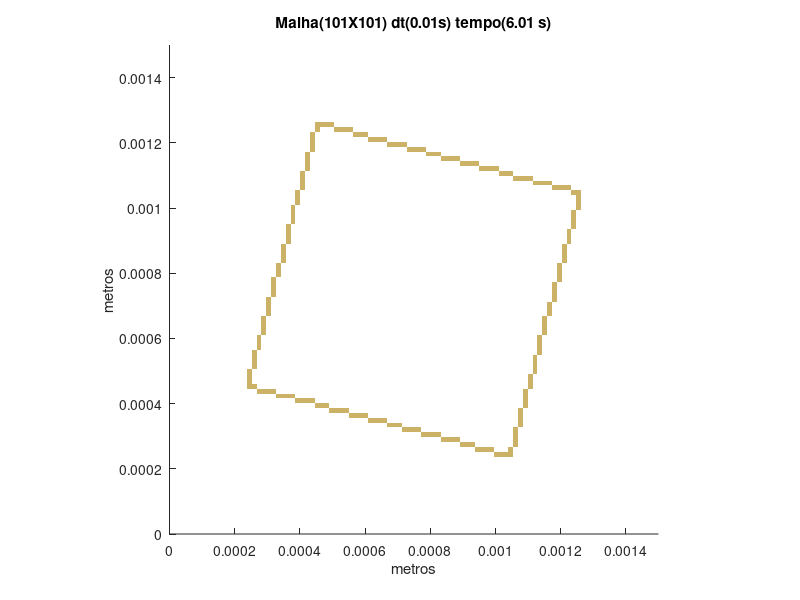

Reproduce this figure in MATLAB.
set (gca,'PlotBoxAspectRatio',[1 1 1],'Xlim',[0,0.0015],'Ylim',[0,0.0015])
hold on
title('Malha(101X101) dt(0.01s) tempo(6.01 s)')
hold on
ylabel('metros')
hold on
xlabel('metros')
hold on

fill([0.000995049504950495 0.000995049504950495 0.00100990099009901 0.00100990099009901],[0.000237623762376238 0.000252475247524752 0.000252475247524752 0.000237623762376238],[0.8,0.7,0.4],'LineStyle','none')

fill([0.00100990099009901 0.00100990099009901 0.00102475247524752 0.00102475247524752],[0.000237623762376238 0.000252475247524752 0.000252475247524752 0.000237623762376238],[0.8,0.7,0.4],'LineStyle','none')

fill([0.00102475247524752 0.00102475247524752 0.00103960396039604 0.00103960396039604],[0.000237623762376238 0.000252475247524752 0.000252475247524752 0.000237623762376238],[0.8,0.7,0.4],'LineStyle','none')

fill([0.00103960396039604 0.00103960396039604 0.00105445544554455 0.00105445544554455],[0.000237623762376238 0.000252475247524752 0.000252475247524752 0.000237623762376238],[0.8,0.7,0.4],'LineStyle','none')

fill([0.000935643564356436 0.000935643564356436 0.00095049504950495 0.00095049504950495],[0.000252475247524752 0.000267326732673267 0.000267326732673267 0.000252475247524752],[0.8,0.7,0.4],'LineStyle','none')

fill([0.00095049504950495 0.00095049504950495 0.000965346534653465 0.000965346534653465],[0.000252475247524752 0.000267326732673267 0.000267326732673267 0.000252475247524752],[0.8,0.7,0.4],'LineStyle','none')

fill([0.000965346534653465 0.000965346534653465 0.00098019801980198 0.00098019801980198],[0.000252475247524752 0.000267326732673267 0.000267326732673267 0.000252475247524752],[0.8,0.7,0.4],'LineStyle','none')

fill([0.00098019801980198 0.00098019801980198 0.000995049504950495 0.000995049504950495],[0.000252475247524752 0.000267326732673267 0.000267326732673267 0.000252475247524752],[0.8,0.7,0.4],'LineStyle','none')

fill([0.00103960396039604 0.00103960396039604 0.00105445544554455 0.00105445544554455],[0.000252475247524752 0.000267326732673267 0.000267326732673267 0.000252475247524752],[0.8,0.7,0.4],'LineStyle','none')

fill([0.000891089108910891 0.000891089108910891 0.000905940594059406 0.000905940594059406],[0.000267326732673267 0.000282178217821782 0.000282178217821782 0.000267326732673267],[0.8,0.7,0.4],'LineStyle','none')

fill([0.000905940594059406 0.000905940594059406 0.000920792079207921 0.000920792079207921],[0.000267326732673267 0.000282178217821782 0.000282178217821782 0.000267326732673267],[0.8,0.7,0.4],'LineStyle','none')

fill([0.000920792079207921 0.000920792079207921 0.000935643564356436 0.000935643564356436],[0.000267326732673267 0.000282178217821782 0.000282178217821782 0.000267326732673267],[0.8,0.7,0.4],'LineStyle','none')

fill([0.00105445544554455 0.00105445544554455 0.00106930693069307 0.00106930693069307],[0.000267326732673267 0.000282178217821782 0.000282178217821782 0.000267326732673267],[0.8,0.7,0.4],'LineStyle','none')

fill([0.000831683168316832 0.000831683168316832 0.000846534653465347 0.000846534653465347],[0.000282178217821782 0.000297029702970297 0.000297029702970297 0.000282178217821782],[0.8,0.7,0.4],'LineStyle','none')

fill([0.000846534653465347 0.000846534653465347 0.000861386138613861 0.000861386138613861],[0.000282178217821782 0.000297029702970297 0.000297029702970297 0.000282178217821782],[0.8,0.7,0.4],'LineStyle','none')

fill([0.000861386138613861 0.000861386138613861 0.000876237623762376 0.000876237623762376],[0.000282178217821782 0.000297029702970297 0.000297029702970297 0.000282178217821782],[0.8,0.7,0.4],'LineStyle','none')

fill([0.000876237623762376 0.000876237623762376 0.000891089108910891 0.000891089108910891],[0.000282178217821782 0.000297029702970297 0.000297029702970297 0.000282178217821782],[0.8,0.7,0.4],'LineStyle','none')

fill([0.00105445544554455 0.00105445544554455 0.00106930693069307 0.00106930693069307],[0.000282178217821782 0.000297029702970297 0.000297029702970297 0.000282178217821782],[0.8,0.7,0.4],'LineStyle','none')

fill([0.000772277227722772 0.000772277227722772 0.000787128712871287 0.000787128712871287],[0.000297029702970297 0.000311881188118812 0.000311881188118812 0.000297029702970297],[0.8,0.7,0.4],'LineStyle','none')

fill([0.000787128712871287 0.000787128712871287 0.000801980198019802 0.000801980198019802],[0.000297029702970297 0.000311881188118812 0.000311881188118812 0.000297029702970297],[0.8,0.7,0.4],'LineStyle','none')

fill([0.000801980198019802 0.000801980198019802 0.000816831683168317 0.000816831683168317],[0.000297029702970297 0.000311881188118812 0.000311881188118812 0.000297029702970297],[0.8,0.7,0.4],'LineStyle','none')

fill([0.000816831683168317 0.000816831683168317 0.000831683168316832 0.000831683168316832],[0.000297029702970297 0.000311881188118812 0.000311881188118812 0.000297029702970297],[0.8,0.7,0.4],'LineStyle','none')

fill([0.00105445544554455 0.00105445544554455 0.00106930693069307 0.00106930693069307],[0.000297029702970297 0.000311881188118812 0.000311881188118812 0.000297029702970297],[0.8,0.7,0.4],'LineStyle','none')

fill([0.000712871287128713 0.000712871287128713 0.000727722772277228 0.000727722772277228],[0.000311881188118812 0.000326732673267327 0.000326732673267327 0.000311881188118812],[0.8,0.7,0.4],'LineStyle','none')

fill([0.000727722772277228 0.000727722772277228 0.000742574257425743 0.000742574257425743],[0.000311881188118812 0.000326732673267327 0.000326732673267327 0.000311881188118812],[0.8,0.7,0.4],'LineStyle','none')

fill([0.000742574257425743 0.000742574257425743 0.000757425742574257 0.000757425742574257],[0.000311881188118812 0.000326732673267327 0.000326732673267327 0.000311881188118812],[0.8,0.7,0.4],'LineStyle','none')

fill([0.000757425742574257 0.000757425742574257 0.000772277227722772 0.000772277227722772],[0.000311881188118812 0.000326732673267327 0.000326732673267327 0.000311881188118812],[0.8,0.7,0.4],'LineStyle','none')

fill([0.00105445544554455 0.00105445544554455 0.00106930693069307 0.00106930693069307],[0.000311881188118812 0.000326732673267327 0.000326732673267327 0.000311881188118812],[0.8,0.7,0.4],'LineStyle','none')

fill([0.000668316831683168 0.000668316831683168 0.000683168316831683 0.000683168316831683],[0.000326732673267327 0.000341584158415842 0.000341584158415842 0.000326732673267327],[0.8,0.7,0.4],'LineStyle','none')

fill([0.000683168316831683 0.000683168316831683 0.000698019801980198 0.000698019801980198],[0.000326732673267327 0.000341584158415842 0.000341584158415842 0.000326732673267327],[0.8,0.7,0.4],'LineStyle','none')

fill([0.000698019801980198 0.000698019801980198 0.000712871287128713 0.000712871287128713],[0.000326732673267327 0.000341584158415842 0.000341584158415842 0.000326732673267327],[0.8,0.7,0.4],'LineStyle','none')

fill([0.00106930693069307 0.00106930693069307 0.00108415841584158 0.00108415841584158],[0.000326732673267327 0.000341584158415842 0.000341584158415842 0.000326732673267327],[0.8,0.7,0.4],'LineStyle','none')

fill([0.000608910891089109 0.000608910891089109 0.000623762376237624 0.000623762376237624],[0.000341584158415842 0.000356435643564356 0.000356435643564356 0.000341584158415842],[0.8,0.7,0.4],'LineStyle','none')

fill([0.000623762376237624 0.000623762376237624 0.000638613861386139 0.000638613861386139],[0.000341584158415842 0.000356435643564356 0.000356435643564356 0.000341584158415842],[0.8,0.7,0.4],'LineStyle','none')

fill([0.000638613861386139 0.000638613861386139 0.000653465346534653 0.000653465346534653],[0.000341584158415842 0.000356435643564356 0.000356435643564356 0.000341584158415842],[0.8,0.7,0.4],'LineStyle','none')

fill([0.000653465346534653 0.000653465346534653 0.000668316831683168 0.000668316831683168],[0.000341584158415842 0.000356435643564356 0.000356435643564356 0.000341584158415842],[0.8,0.7,0.4],'LineStyle','none')

fill([0.00106930693069307 0.00106930693069307 0.00108415841584158 0.00108415841584158],[0.000341584158415842 0.000356435643564356 0.000356435643564356 0.000341584158415842],[0.8,0.7,0.4],'LineStyle','none')

fill([0.000549504950495049 0.000549504950495049 0.000564356435643564 0.000564356435643564],[0.000356435643564356 0.000371287128712871 0.000371287128712871 0.000356435643564356],[0.8,0.7,0.4],'LineStyle','none')

fill([0.000564356435643564 0.000564356435643564 0.000579207920792079 0.000579207920792079],[0.000356435643564356 0.000371287128712871 0.000371287128712871 0.000356435643564356],[0.8,0.7,0.4],'LineStyle','none')

fill([0.000579207920792079 0.000579207920792079 0.000594059405940594 0.000594059405940594],[0.000356435643564356 0.000371287128712871 0.000371287128712871 0.000356435643564356],[0.8,0.7,0.4],'LineStyle','none')

fill([0.000594059405940594 0.000594059405940594 0.000608910891089109 0.000608910891089109],[0.000356435643564356 0.000371287128712871 0.000371287128712871 0.000356435643564356],[0.8,0.7,0.4],'LineStyle','none')

fill([0.00106930693069307 0.00106930693069307 0.00108415841584158 0.00108415841584158],[0.000356435643564356 0.000371287128712871 0.000371287128712871 0.000356435643564356],[0.8,0.7,0.4],'LineStyle','none')

fill([0.00049009900990099 0.00049009900990099 0.000504950495049505 0.000504950495049505],[0.000371287128712871 0.000386138613861386 0.000386138613861386 0.000371287128712871],[0.8,0.7,0.4],'LineStyle','none')

fill([0.000504950495049505 0.000504950495049505 0.00051980198019802 0.00051980198019802],[0.000371287128712871 0.000386138613861386 0.000386138613861386 0.000371287128712871],[0.8,0.7,0.4],'LineStyle','none')

fill([0.00051980198019802 0.00051980198019802 0.000534653465346535 0.000534653465346535],[0.000371287128712871 0.000386138613861386 0.000386138613861386 0.000371287128712871],[0.8,0.7,0.4],'LineStyle','none')

fill([0.000534653465346535 0.000534653465346535 0.000549504950495049 0.000549504950495049],[0.000371287128712871 0.000386138613861386 0.000386138613861386 0.000371287128712871],[0.8,0.7,0.4],'LineStyle','none')

fill([0.00106930693069307 0.00106930693069307 0.00108415841584158 0.00108415841584158],[0.000371287128712871 0.000386138613861386 0.000386138613861386 0.000371287128712871],[0.8,0.7,0.4],'LineStyle','none')

fill([0.000445544554455446 0.000445544554455446 0.00046039603960396 0.00046039603960396],[0.000386138613861386 0.000400990099009901 0.000400990099009901 0.000386138613861386],[0.8,0.7,0.4],'LineStyle','none')

fill([0.00046039603960396 0.00046039603960396 0.000475247524752475 0.000475247524752475],[0.000386138613861386 0.000400990099009901 0.000400990099009901 0.000386138613861386],[0.8,0.7,0.4],'LineStyle','none')

fill([0.000475247524752475 0.000475247524752475 0.00049009900990099 0.00049009900990099],[0.000386138613861386 0.000400990099009901 0.000400990099009901 0.000386138613861386],[0.8,0.7,0.4],'LineStyle','none')

fill([0.00108415841584158 0.00108415841584158 0.0010990099009901 0.0010990099009901],[0.000386138613861386 0.000400990099009901 0.000400990099009901 0.000386138613861386],[0.8,0.7,0.4],'LineStyle','none')

fill([0.000386138613861386 0.000386138613861386 0.000400990099009901 0.000400990099009901],[0.000400990099009901 0.000415841584158416 0.000415841584158416 0.000400990099009901],[0.8,0.7,0.4],'LineStyle','none')

fill([0.000400990099009901 0.000400990099009901 0.000415841584158416 0.000415841584158416],[0.000400990099009901 0.000415841584158416 0.000415841584158416 0.000400990099009901],[0.8,0.7,0.4],'LineStyle','none')

fill([0.000415841584158416 0.000415841584158416 0.000430693069306931 0.000430693069306931],[0.000400990099009901 0.000415841584158416 0.000415841584158416 0.000400990099009901],[0.8,0.7,0.4],'LineStyle','none')

fill([0.000430693069306931 0.000430693069306931 0.000445544554455446 0.000445544554455446],[0.000400990099009901 0.000415841584158416 0.000415841584158416 0.000400990099009901],[0.8,0.7,0.4],'LineStyle','none')

fill([0.00108415841584158 0.00108415841584158 0.0010990099009901 0.0010990099009901],[0.000400990099009901 0.000415841584158416 0.000415841584158416 0.000400990099009901],[0.8,0.7,0.4],'LineStyle','none')

fill([0.000326732673267327 0.000326732673267327 0.000341584158415842 0.000341584158415842],[0.000415841584158416 0.000430693069306931 0.000430693069306931 0.000415841584158416],[0.8,0.7,0.4],'LineStyle','none')

fill([0.000341584158415842 0.000341584158415842 0.000356435643564356 0.000356435643564356],[0.000415841584158416 0.000430693069306931 0.000430693069306931 0.000415841584158416],[0.8,0.7,0.4],'LineStyle','none')

fill([0.000356435643564356 0.000356435643564356 0.000371287128712871 0.000371287128712871],[0.000415841584158416 0.000430693069306931 0.000430693069306931 0.000415841584158416],[0.8,0.7,0.4],'LineStyle','none')

fill([0.000371287128712871 0.000371287128712871 0.000386138613861386 0.000386138613861386],[0.000415841584158416 0.000430693069306931 0.000430693069306931 0.000415841584158416],[0.8,0.7,0.4],'LineStyle','none')

fill([0.00108415841584158 0.00108415841584158 0.0010990099009901 0.0010990099009901],[0.000415841584158416 0.000430693069306931 0.000430693069306931 0.000415841584158416],[0.8,0.7,0.4],'LineStyle','none')

fill([0.000267326732673267 0.000267326732673267 0.000282178217821782 0.000282178217821782],[0.000430693069306931 0.000445544554455446 0.000445544554455446 0.000430693069306931],[0.8,0.7,0.4],'LineStyle','none')

fill([0.000282178217821782 0.000282178217821782 0.000297029702970297 0.000297029702970297],[0.000430693069306931 0.000445544554455446 0.000445544554455446 0.000430693069306931],[0.8,0.7,0.4],'LineStyle','none')

fill([0.000297029702970297 0.000297029702970297 0.000311881188118812 0.000311881188118812],[0.000430693069306931 0.000445544554455446 0.000445544554455446 0.000430693069306931],[0.8,0.7,0.4],'LineStyle','none')

fill([0.000311881188118812 0.000311881188118812 0.000326732673267327 0.000326732673267327],[0.000430693069306931 0.000445544554455446 0.000445544554455446 0.000430693069306931],[0.8,0.7,0.4],'LineStyle','none')

fill([0.00108415841584158 0.00108415841584158 0.0010990099009901 0.0010990099009901],[0.000430693069306931 0.000445544554455446 0.000445544554455446 0.000430693069306931],[0.8,0.7,0.4],'LineStyle','none')

fill([0.000237623762376238 0.000237623762376238 0.000252475247524752 0.000252475247524752],[0.000445544554455446 0.00046039603960396 0.00046039603960396 0.000445544554455446],[0.8,0.7,0.4],'LineStyle','none')

fill([0.000252475247524752 0.000252475247524752 0.000267326732673267 0.000267326732673267],[0.000445544554455446 0.00046039603960396 0.00046039603960396 0.000445544554455446],[0.8,0.7,0.4],'LineStyle','none')

fill([0.0010990099009901 0.0010990099009901 0.00111386138613861 0.00111386138613861],[0.000445544554455446 0.00046039603960396 0.00046039603960396 0.000445544554455446],[0.8,0.7,0.4],'LineStyle','none')

fill([0.000237623762376238 0.000237623762376238 0.000252475247524752 0.000252475247524752],[0.00046039603960396 0.000475247524752475 0.000475247524752475 0.00046039603960396],[0.8,0.7,0.4],'LineStyle','none')

fill([0.0010990099009901 0.0010990099009901 0.00111386138613861 0.00111386138613861],[0.00046039603960396 0.000475247524752475 0.000475247524752475 0.00046039603960396],[0.8,0.7,0.4],'LineStyle','none')

fill([0.000237623762376238 0.000237623762376238 0.000252475247524752 0.000252475247524752],[0.000475247524752475 0.00049009900990099 0.00049009900990099 0.000475247524752475],[0.8,0.7,0.4],'LineStyle','none')

fill([0.0010990099009901 0.0010990099009901 0.00111386138613861 0.00111386138613861],[0.000475247524752475 0.00049009900990099 0.00049009900990099 0.000475247524752475],[0.8,0.7,0.4],'LineStyle','none')

fill([0.000237623762376238 0.000237623762376238 0.000252475247524752 0.000252475247524752],[0.00049009900990099 0.000504950495049505 0.000504950495049505 0.00049009900990099],[0.8,0.7,0.4],'LineStyle','none')

fill([0.00111386138613861 0.00111386138613861 0.00112871287128713 0.00112871287128713],[0.00049009900990099 0.000504950495049505 0.000504950495049505 0.00049009900990099],[0.8,0.7,0.4],'LineStyle','none')

fill([0.000252475247524752 0.000252475247524752 0.000267326732673267 0.000267326732673267],[0.000504950495049505 0.00051980198019802 0.00051980198019802 0.000504950495049505],[0.8,0.7,0.4],'LineStyle','none')

fill([0.00111386138613861 0.00111386138613861 0.00112871287128713 0.00112871287128713],[0.000504950495049505 0.00051980198019802 0.00051980198019802 0.000504950495049505],[0.8,0.7,0.4],'LineStyle','none')

fill([0.000252475247524752 0.000252475247524752 0.000267326732673267 0.000267326732673267],[0.00051980198019802 0.000534653465346535 0.000534653465346535 0.00051980198019802],[0.8,0.7,0.4],'LineStyle','none')

fill([0.00111386138613861 0.00111386138613861 0.00112871287128713 0.00112871287128713],[0.00051980198019802 0.000534653465346535 0.000534653465346535 0.00051980198019802],[0.8,0.7,0.4],'LineStyle','none')

fill([0.000252475247524752 0.000252475247524752 0.000267326732673267 0.000267326732673267],[0.000534653465346535 0.000549504950495049 0.000549504950495049 0.000534653465346535],[0.8,0.7,0.4],'LineStyle','none')

fill([0.00111386138613861 0.00111386138613861 0.00112871287128713 0.00112871287128713],[0.000534653465346535 0.000549504950495049 0.000549504950495049 0.000534653465346535],[0.8,0.7,0.4],'LineStyle','none')

fill([0.000252475247524752 0.000252475247524752 0.000267326732673267 0.000267326732673267],[0.000549504950495049 0.000564356435643564 0.000564356435643564 0.000549504950495049],[0.8,0.7,0.4],'LineStyle','none')

fill([0.00112871287128713 0.00112871287128713 0.00114356435643564 0.00114356435643564],[0.000549504950495049 0.000564356435643564 0.000564356435643564 0.000549504950495049],[0.8,0.7,0.4],'LineStyle','none')

fill([0.000267326732673267 0.000267326732673267 0.000282178217821782 0.000282178217821782],[0.000564356435643564 0.000579207920792079 0.000579207920792079 0.000564356435643564],[0.8,0.7,0.4],'LineStyle','none')

fill([0.00112871287128713 0.00112871287128713 0.00114356435643564 0.00114356435643564],[0.000564356435643564 0.000579207920792079 0.000579207920792079 0.000564356435643564],[0.8,0.7,0.4],'LineStyle','none')

fill([0.000267326732673267 0.000267326732673267 0.000282178217821782 0.000282178217821782],[0.000579207920792079 0.000594059405940594 0.000594059405940594 0.000579207920792079],[0.8,0.7,0.4],'LineStyle','none')

fill([0.00112871287128713 0.00112871287128713 0.00114356435643564 0.00114356435643564],[0.000579207920792079 0.000594059405940594 0.000594059405940594 0.000579207920792079],[0.8,0.7,0.4],'LineStyle','none')

fill([0.000267326732673267 0.000267326732673267 0.000282178217821782 0.000282178217821782],[0.000594059405940594 0.000608910891089109 0.000608910891089109 0.000594059405940594],[0.8,0.7,0.4],'LineStyle','none')

fill([0.00112871287128713 0.00112871287128713 0.00114356435643564 0.00114356435643564],[0.000594059405940594 0.000608910891089109 0.000608910891089109 0.000594059405940594],[0.8,0.7,0.4],'LineStyle','none')

fill([0.000282178217821782 0.000282178217821782 0.000297029702970297 0.000297029702970297],[0.000608910891089109 0.000623762376237624 0.000623762376237624 0.000608910891089109],[0.8,0.7,0.4],'LineStyle','none')

fill([0.00114356435643564 0.00114356435643564 0.00115841584158416 0.00115841584158416],[0.000608910891089109 0.000623762376237624 0.000623762376237624 0.000608910891089109],[0.8,0.7,0.4],'LineStyle','none')

fill([0.000282178217821782 0.000282178217821782 0.000297029702970297 0.000297029702970297],[0.000623762376237624 0.000638613861386139 0.000638613861386139 0.000623762376237624],[0.8,0.7,0.4],'LineStyle','none')

fill([0.00114356435643564 0.00114356435643564 0.00115841584158416 0.00115841584158416],[0.000623762376237624 0.000638613861386139 0.000638613861386139 0.000623762376237624],[0.8,0.7,0.4],'LineStyle','none')

fill([0.000282178217821782 0.000282178217821782 0.000297029702970297 0.000297029702970297],[0.000638613861386139 0.000653465346534653 0.000653465346534653 0.000638613861386139],[0.8,0.7,0.4],'LineStyle','none')

fill([0.00114356435643564 0.00114356435643564 0.00115841584158416 0.00115841584158416],[0.000638613861386139 0.000653465346534653 0.000653465346534653 0.000638613861386139],[0.8,0.7,0.4],'LineStyle','none')

fill([0.000282178217821782 0.000282178217821782 0.000297029702970297 0.000297029702970297],[0.000653465346534653 0.000668316831683168 0.000668316831683168 0.000653465346534653],[0.8,0.7,0.4],'LineStyle','none')

fill([0.00114356435643564 0.00114356435643564 0.00115841584158416 0.00115841584158416],[0.000653465346534653 0.000668316831683168 0.000668316831683168 0.000653465346534653],[0.8,0.7,0.4],'LineStyle','none')

fill([0.000297029702970297 0.000297029702970297 0.000311881188118812 0.000311881188118812],[0.000668316831683168 0.000683168316831683 0.000683168316831683 0.000668316831683168],[0.8,0.7,0.4],'LineStyle','none')

fill([0.00115841584158416 0.00115841584158416 0.00117326732673267 0.00117326732673267],[0.000668316831683168 0.000683168316831683 0.000683168316831683 0.000668316831683168],[0.8,0.7,0.4],'LineStyle','none')

fill([0.000297029702970297 0.000297029702970297 0.000311881188118812 0.000311881188118812],[0.000683168316831683 0.000698019801980198 0.000698019801980198 0.000683168316831683],[0.8,0.7,0.4],'LineStyle','none')

fill([0.00115841584158416 0.00115841584158416 0.00117326732673267 0.00117326732673267],[0.000683168316831683 0.000698019801980198 0.000698019801980198 0.000683168316831683],[0.8,0.7,0.4],'LineStyle','none')

fill([0.000297029702970297 0.000297029702970297 0.000311881188118812 0.000311881188118812],[0.000698019801980198 0.000712871287128713 0.000712871287128713 0.000698019801980198],[0.8,0.7,0.4],'LineStyle','none')

fill([0.00115841584158416 0.00115841584158416 0.00117326732673267 0.00117326732673267],[0.000698019801980198 0.000712871287128713 0.000712871287128713 0.000698019801980198],[0.8,0.7,0.4],'LineStyle','none')

fill([0.000297029702970297 0.000297029702970297 0.000311881188118812 0.000311881188118812],[0.000712871287128713 0.000727722772277228 0.000727722772277228 0.000712871287128713],[0.8,0.7,0.4],'LineStyle','none')

fill([0.00117326732673267 0.00117326732673267 0.00118811881188119 0.00118811881188119],[0.000712871287128713 0.000727722772277228 0.000727722772277228 0.000712871287128713],[0.8,0.7,0.4],'LineStyle','none')

fill([0.000311881188118812 0.000311881188118812 0.000326732673267327 0.000326732673267327],[0.000727722772277228 0.000742574257425743 0.000742574257425743 0.000727722772277228],[0.8,0.7,0.4],'LineStyle','none')

fill([0.00117326732673267 0.00117326732673267 0.00118811881188119 0.00118811881188119],[0.000727722772277228 0.000742574257425743 0.000742574257425743 0.000727722772277228],[0.8,0.7,0.4],'LineStyle','none')

fill([0.000311881188118812 0.000311881188118812 0.000326732673267327 0.000326732673267327],[0.000742574257425743 0.000757425742574257 0.000757425742574257 0.000742574257425743],[0.8,0.7,0.4],'LineStyle','none')

fill([0.00117326732673267 0.00117326732673267 0.00118811881188119 0.00118811881188119],[0.000742574257425743 0.000757425742574257 0.000757425742574257 0.000742574257425743],[0.8,0.7,0.4],'LineStyle','none')

fill([0.000311881188118812 0.000311881188118812 0.000326732673267327 0.000326732673267327],[0.000757425742574257 0.000772277227722772 0.000772277227722772 0.000757425742574257],[0.8,0.7,0.4],'LineStyle','none')

fill([0.00117326732673267 0.00117326732673267 0.00118811881188119 0.00118811881188119],[0.000757425742574257 0.000772277227722772 0.000772277227722772 0.000757425742574257],[0.8,0.7,0.4],'LineStyle','none')

fill([0.000311881188118812 0.000311881188118812 0.000326732673267327 0.000326732673267327],[0.000772277227722772 0.000787128712871287 0.000787128712871287 0.000772277227722772],[0.8,0.7,0.4],'LineStyle','none')

fill([0.00118811881188119 0.00118811881188119 0.0012029702970297 0.0012029702970297],[0.000772277227722772 0.000787128712871287 0.000787128712871287 0.000772277227722772],[0.8,0.7,0.4],'LineStyle','none')

fill([0.000326732673267327 0.000326732673267327 0.000341584158415842 0.000341584158415842],[0.000787128712871287 0.000801980198019802 0.000801980198019802 0.000787128712871287],[0.8,0.7,0.4],'LineStyle','none')

fill([0.00118811881188119 0.00118811881188119 0.0012029702970297 0.0012029702970297],[0.000787128712871287 0.000801980198019802 0.000801980198019802 0.000787128712871287],[0.8,0.7,0.4],'LineStyle','none')

fill([0.000326732673267327 0.000326732673267327 0.000341584158415842 0.000341584158415842],[0.000801980198019802 0.000816831683168317 0.000816831683168317 0.000801980198019802],[0.8,0.7,0.4],'LineStyle','none')

fill([0.00118811881188119 0.00118811881188119 0.0012029702970297 0.0012029702970297],[0.000801980198019802 0.000816831683168317 0.000816831683168317 0.000801980198019802],[0.8,0.7,0.4],'LineStyle','none')

fill([0.000326732673267327 0.000326732673267327 0.000341584158415842 0.000341584158415842],[0.000816831683168317 0.000831683168316832 0.000831683168316832 0.000816831683168317],[0.8,0.7,0.4],'LineStyle','none')

fill([0.00118811881188119 0.00118811881188119 0.0012029702970297 0.0012029702970297],[0.000816831683168317 0.000831683168316832 0.000831683168316832 0.000816831683168317],[0.8,0.7,0.4],'LineStyle','none')

fill([0.000341584158415842 0.000341584158415842 0.000356435643564356 0.000356435643564356],[0.000831683168316832 0.000846534653465347 0.000846534653465347 0.000831683168316832],[0.8,0.7,0.4],'LineStyle','none')

fill([0.0012029702970297 0.0012029702970297 0.00121782178217822 0.00121782178217822],[0.000831683168316832 0.000846534653465347 0.000846534653465347 0.000831683168316832],[0.8,0.7,0.4],'LineStyle','none')

fill([0.000341584158415842 0.000341584158415842 0.000356435643564356 0.000356435643564356],[0.000846534653465347 0.000861386138613861 0.000861386138613861 0.000846534653465347],[0.8,0.7,0.4],'LineStyle','none')

fill([0.0012029702970297 0.0012029702970297 0.00121782178217822 0.00121782178217822],[0.000846534653465347 0.000861386138613861 0.000861386138613861 0.000846534653465347],[0.8,0.7,0.4],'LineStyle','none')

fill([0.000341584158415842 0.000341584158415842 0.000356435643564356 0.000356435643564356],[0.000861386138613861 0.000876237623762376 0.000876237623762376 0.000861386138613861],[0.8,0.7,0.4],'LineStyle','none')

fill([0.0012029702970297 0.0012029702970297 0.00121782178217822 0.00121782178217822],[0.000861386138613861 0.000876237623762376 0.000876237623762376 0.000861386138613861],[0.8,0.7,0.4],'LineStyle','none')

fill([0.000341584158415842 0.000341584158415842 0.000356435643564356 0.000356435643564356],[0.000876237623762376 0.000891089108910891 0.000891089108910891 0.000876237623762376],[0.8,0.7,0.4],'LineStyle','none')

fill([0.0012029702970297 0.0012029702970297 0.00121782178217822 0.00121782178217822],[0.000876237623762376 0.000891089108910891 0.000891089108910891 0.000876237623762376],[0.8,0.7,0.4],'LineStyle','none')

fill([0.000356435643564356 0.000356435643564356 0.000371287128712871 0.000371287128712871],[0.000891089108910891 0.000905940594059406 0.000905940594059406 0.000891089108910891],[0.8,0.7,0.4],'LineStyle','none')

fill([0.00121782178217822 0.00121782178217822 0.00123267326732673 0.00123267326732673],[0.000891089108910891 0.000905940594059406 0.000905940594059406 0.000891089108910891],[0.8,0.7,0.4],'LineStyle','none')

fill([0.000356435643564356 0.000356435643564356 0.000371287128712871 0.000371287128712871],[0.000905940594059406 0.000920792079207921 0.000920792079207921 0.000905940594059406],[0.8,0.7,0.4],'LineStyle','none')

fill([0.00121782178217822 0.00121782178217822 0.00123267326732673 0.00123267326732673],[0.000905940594059406 0.000920792079207921 0.000920792079207921 0.000905940594059406],[0.8,0.7,0.4],'LineStyle','none')

fill([0.000356435643564356 0.000356435643564356 0.000371287128712871 0.000371287128712871],[0.000920792079207921 0.000935643564356436 0.000935643564356436 0.000920792079207921],[0.8,0.7,0.4],'LineStyle','none')

fill([0.00121782178217822 0.00121782178217822 0.00123267326732673 0.00123267326732673],[0.000920792079207921 0.000935643564356436 0.000935643564356436 0.000920792079207921],[0.8,0.7,0.4],'LineStyle','none')

fill([0.000356435643564356 0.000356435643564356 0.000371287128712871 0.000371287128712871],[0.000935643564356436 0.00095049504950495 0.00095049504950495 0.000935643564356436],[0.8,0.7,0.4],'LineStyle','none')

fill([0.00123267326732673 0.00123267326732673 0.00124752475247525 0.00124752475247525],[0.000935643564356436 0.00095049504950495 0.00095049504950495 0.000935643564356436],[0.8,0.7,0.4],'LineStyle','none')

fill([0.000371287128712871 0.000371287128712871 0.000386138613861386 0.000386138613861386],[0.00095049504950495 0.000965346534653465 0.000965346534653465 0.00095049504950495],[0.8,0.7,0.4],'LineStyle','none')

fill([0.00123267326732673 0.00123267326732673 0.00124752475247525 0.00124752475247525],[0.00095049504950495 0.000965346534653465 0.000965346534653465 0.00095049504950495],[0.8,0.7,0.4],'LineStyle','none')

fill([0.000371287128712871 0.000371287128712871 0.000386138613861386 0.000386138613861386],[0.000965346534653465 0.00098019801980198 0.00098019801980198 0.000965346534653465],[0.8,0.7,0.4],'LineStyle','none')

fill([0.00123267326732673 0.00123267326732673 0.00124752475247525 0.00124752475247525],[0.000965346534653465 0.00098019801980198 0.00098019801980198 0.000965346534653465],[0.8,0.7,0.4],'LineStyle','none')

fill([0.000371287128712871 0.000371287128712871 0.000386138613861386 0.000386138613861386],[0.00098019801980198 0.000995049504950495 0.000995049504950495 0.00098019801980198],[0.8,0.7,0.4],'LineStyle','none')

fill([0.00123267326732673 0.00123267326732673 0.00124752475247525 0.00124752475247525],[0.00098019801980198 0.000995049504950495 0.000995049504950495 0.00098019801980198],[0.8,0.7,0.4],'LineStyle','none')

fill([0.000371287128712871 0.000371287128712871 0.000386138613861386 0.000386138613861386],[0.000995049504950495 0.00100990099009901 0.00100990099009901 0.000995049504950495],[0.8,0.7,0.4],'LineStyle','none')

fill([0.00124752475247525 0.00124752475247525 0.00126237623762376 0.00126237623762376],[0.000995049504950495 0.00100990099009901 0.00100990099009901 0.000995049504950495],[0.8,0.7,0.4],'LineStyle','none')

fill([0.000386138613861386 0.000386138613861386 0.000400990099009901 0.000400990099009901],[0.00100990099009901 0.00102475247524752 0.00102475247524752 0.00100990099009901],[0.8,0.7,0.4],'LineStyle','none')

fill([0.00124752475247525 0.00124752475247525 0.00126237623762376 0.00126237623762376],[0.00100990099009901 0.00102475247524752 0.00102475247524752 0.00100990099009901],[0.8,0.7,0.4],'LineStyle','none')

fill([0.000386138613861386 0.000386138613861386 0.000400990099009901 0.000400990099009901],[0.00102475247524752 0.00103960396039604 0.00103960396039604 0.00102475247524752],[0.8,0.7,0.4],'LineStyle','none')

fill([0.00124752475247525 0.00124752475247525 0.00126237623762376 0.00126237623762376],[0.00102475247524752 0.00103960396039604 0.00103960396039604 0.00102475247524752],[0.8,0.7,0.4],'LineStyle','none')

fill([0.000386138613861386 0.000386138613861386 0.000400990099009901 0.000400990099009901],[0.00103960396039604 0.00105445544554455 0.00105445544554455 0.00103960396039604],[0.8,0.7,0.4],'LineStyle','none')

fill([0.00123267326732673 0.00123267326732673 0.00124752475247525 0.00124752475247525],[0.00103960396039604 0.00105445544554455 0.00105445544554455 0.00103960396039604],[0.8,0.7,0.4],'LineStyle','none')

fill([0.00124752475247525 0.00124752475247525 0.00126237623762376 0.00126237623762376],[0.00103960396039604 0.00105445544554455 0.00105445544554455 0.00103960396039604],[0.8,0.7,0.4],'LineStyle','none')

fill([0.000400990099009901 0.000400990099009901 0.000415841584158416 0.000415841584158416],[0.00105445544554455 0.00106930693069307 0.00106930693069307 0.00105445544554455],[0.8,0.7,0.4],'LineStyle','none')

fill([0.00117326732673267 0.00117326732673267 0.00118811881188119 0.00118811881188119],[0.00105445544554455 0.00106930693069307 0.00106930693069307 0.00105445544554455],[0.8,0.7,0.4],'LineStyle','none')

fill([0.00118811881188119 0.00118811881188119 0.0012029702970297 0.0012029702970297],[0.00105445544554455 0.00106930693069307 0.00106930693069307 0.00105445544554455],[0.8,0.7,0.4],'LineStyle','none')

fill([0.0012029702970297 0.0012029702970297 0.00121782178217822 0.00121782178217822],[0.00105445544554455 0.00106930693069307 0.00106930693069307 0.00105445544554455],[0.8,0.7,0.4],'LineStyle','none')

fill([0.00121782178217822 0.00121782178217822 0.00123267326732673 0.00123267326732673],[0.00105445544554455 0.00106930693069307 0.00106930693069307 0.00105445544554455],[0.8,0.7,0.4],'LineStyle','none')

fill([0.000400990099009901 0.000400990099009901 0.000415841584158416 0.000415841584158416],[0.00106930693069307 0.00108415841584158 0.00108415841584158 0.00106930693069307],[0.8,0.7,0.4],'LineStyle','none')

fill([0.00111386138613861 0.00111386138613861 0.00112871287128713 0.00112871287128713],[0.00106930693069307 0.00108415841584158 0.00108415841584158 0.00106930693069307],[0.8,0.7,0.4],'LineStyle','none')

fill([0.00112871287128713 0.00112871287128713 0.00114356435643564 0.00114356435643564],[0.00106930693069307 0.00108415841584158 0.00108415841584158 0.00106930693069307],[0.8,0.7,0.4],'LineStyle','none')

fill([0.00114356435643564 0.00114356435643564 0.00115841584158416 0.00115841584158416],[0.00106930693069307 0.00108415841584158 0.00108415841584158 0.00106930693069307],[0.8,0.7,0.4],'LineStyle','none')

fill([0.00115841584158416 0.00115841584158416 0.00117326732673267 0.00117326732673267],[0.00106930693069307 0.00108415841584158 0.00108415841584158 0.00106930693069307],[0.8,0.7,0.4],'LineStyle','none')

fill([0.000400990099009901 0.000400990099009901 0.000415841584158416 0.000415841584158416],[0.00108415841584158 0.0010990099009901 0.0010990099009901 0.00108415841584158],[0.8,0.7,0.4],'LineStyle','none')

fill([0.00105445544554455 0.00105445544554455 0.00106930693069307 0.00106930693069307],[0.00108415841584158 0.0010990099009901 0.0010990099009901 0.00108415841584158],[0.8,0.7,0.4],'LineStyle','none')

fill([0.00106930693069307 0.00106930693069307 0.00108415841584158 0.00108415841584158],[0.00108415841584158 0.0010990099009901 0.0010990099009901 0.00108415841584158],[0.8,0.7,0.4],'LineStyle','none')

fill([0.00108415841584158 0.00108415841584158 0.0010990099009901 0.0010990099009901],[0.00108415841584158 0.0010990099009901 0.0010990099009901 0.00108415841584158],[0.8,0.7,0.4],'LineStyle','none')

fill([0.0010990099009901 0.0010990099009901 0.00111386138613861 0.00111386138613861],[0.00108415841584158 0.0010990099009901 0.0010990099009901 0.00108415841584158],[0.8,0.7,0.4],'LineStyle','none')

fill([0.000400990099009901 0.000400990099009901 0.000415841584158416 0.000415841584158416],[0.0010990099009901 0.00111386138613861 0.00111386138613861 0.0010990099009901],[0.8,0.7,0.4],'LineStyle','none')

fill([0.00100990099009901 0.00100990099009901 0.00102475247524752 0.00102475247524752],[0.0010990099009901 0.00111386138613861 0.00111386138613861 0.0010990099009901],[0.8,0.7,0.4],'LineStyle','none')

fill([0.00102475247524752 0.00102475247524752 0.00103960396039604 0.00103960396039604],[0.0010990099009901 0.00111386138613861 0.00111386138613861 0.0010990099009901],[0.8,0.7,0.4],'LineStyle','none')

fill([0.00103960396039604 0.00103960396039604 0.00105445544554455 0.00105445544554455],[0.0010990099009901 0.00111386138613861 0.00111386138613861 0.0010990099009901],[0.8,0.7,0.4],'LineStyle','none')

fill([0.000415841584158416 0.000415841584158416 0.000430693069306931 0.000430693069306931],[0.00111386138613861 0.00112871287128713 0.00112871287128713 0.00111386138613861],[0.8,0.7,0.4],'LineStyle','none')

fill([0.00095049504950495 0.00095049504950495 0.000965346534653465 0.000965346534653465],[0.00111386138613861 0.00112871287128713 0.00112871287128713 0.00111386138613861],[0.8,0.7,0.4],'LineStyle','none')

fill([0.000965346534653465 0.000965346534653465 0.00098019801980198 0.00098019801980198],[0.00111386138613861 0.00112871287128713 0.00112871287128713 0.00111386138613861],[0.8,0.7,0.4],'LineStyle','none')

fill([0.00098019801980198 0.00098019801980198 0.000995049504950495 0.000995049504950495],[0.00111386138613861 0.00112871287128713 0.00112871287128713 0.00111386138613861],[0.8,0.7,0.4],'LineStyle','none')

fill([0.000995049504950495 0.000995049504950495 0.00100990099009901 0.00100990099009901],[0.00111386138613861 0.00112871287128713 0.00112871287128713 0.00111386138613861],[0.8,0.7,0.4],'LineStyle','none')

fill([0.000415841584158416 0.000415841584158416 0.000430693069306931 0.000430693069306931],[0.00112871287128713 0.00114356435643564 0.00114356435643564 0.00112871287128713],[0.8,0.7,0.4],'LineStyle','none')

fill([0.000891089108910891 0.000891089108910891 0.000905940594059406 0.000905940594059406],[0.00112871287128713 0.00114356435643564 0.00114356435643564 0.00112871287128713],[0.8,0.7,0.4],'LineStyle','none')

fill([0.000905940594059406 0.000905940594059406 0.000920792079207921 0.000920792079207921],[0.00112871287128713 0.00114356435643564 0.00114356435643564 0.00112871287128713],[0.8,0.7,0.4],'LineStyle','none')

fill([0.000920792079207921 0.000920792079207921 0.000935643564356436 0.000935643564356436],[0.00112871287128713 0.00114356435643564 0.00114356435643564 0.00112871287128713],[0.8,0.7,0.4],'LineStyle','none')

fill([0.000935643564356436 0.000935643564356436 0.00095049504950495 0.00095049504950495],[0.00112871287128713 0.00114356435643564 0.00114356435643564 0.00112871287128713],[0.8,0.7,0.4],'LineStyle','none')

fill([0.000415841584158416 0.000415841584158416 0.000430693069306931 0.000430693069306931],[0.00114356435643564 0.00115841584158416 0.00115841584158416 0.00114356435643564],[0.8,0.7,0.4],'LineStyle','none')

fill([0.000831683168316832 0.000831683168316832 0.000846534653465347 0.000846534653465347],[0.00114356435643564 0.00115841584158416 0.00115841584158416 0.00114356435643564],[0.8,0.7,0.4],'LineStyle','none')

fill([0.000846534653465347 0.000846534653465347 0.000861386138613861 0.000861386138613861],[0.00114356435643564 0.00115841584158416 0.00115841584158416 0.00114356435643564],[0.8,0.7,0.4],'LineStyle','none')

fill([0.000861386138613861 0.000861386138613861 0.000876237623762376 0.000876237623762376],[0.00114356435643564 0.00115841584158416 0.00115841584158416 0.00114356435643564],[0.8,0.7,0.4],'LineStyle','none')

fill([0.000876237623762376 0.000876237623762376 0.000891089108910891 0.000891089108910891],[0.00114356435643564 0.00115841584158416 0.00115841584158416 0.00114356435643564],[0.8,0.7,0.4],'LineStyle','none')

fill([0.000415841584158416 0.000415841584158416 0.000430693069306931 0.000430693069306931],[0.00115841584158416 0.00117326732673267 0.00117326732673267 0.00115841584158416],[0.8,0.7,0.4],'LineStyle','none')

fill([0.000787128712871287 0.000787128712871287 0.000801980198019802 0.000801980198019802],[0.00115841584158416 0.00117326732673267 0.00117326732673267 0.00115841584158416],[0.8,0.7,0.4],'LineStyle','none')

fill([0.000801980198019802 0.000801980198019802 0.000816831683168317 0.000816831683168317],[0.00115841584158416 0.00117326732673267 0.00117326732673267 0.00115841584158416],[0.8,0.7,0.4],'LineStyle','none')

fill([0.000816831683168317 0.000816831683168317 0.000831683168316832 0.000831683168316832],[0.00115841584158416 0.00117326732673267 0.00117326732673267 0.00115841584158416],[0.8,0.7,0.4],'LineStyle','none')

fill([0.000430693069306931 0.000430693069306931 0.000445544554455446 0.000445544554455446],[0.00117326732673267 0.00118811881188119 0.00118811881188119 0.00117326732673267],[0.8,0.7,0.4],'LineStyle','none')

fill([0.000727722772277228 0.000727722772277228 0.000742574257425743 0.000742574257425743],[0.00117326732673267 0.00118811881188119 0.00118811881188119 0.00117326732673267],[0.8,0.7,0.4],'LineStyle','none')

fill([0.000742574257425743 0.000742574257425743 0.000757425742574257 0.000757425742574257],[0.00117326732673267 0.00118811881188119 0.00118811881188119 0.00117326732673267],[0.8,0.7,0.4],'LineStyle','none')

fill([0.000757425742574257 0.000757425742574257 0.000772277227722772 0.000772277227722772],[0.00117326732673267 0.00118811881188119 0.00118811881188119 0.00117326732673267],[0.8,0.7,0.4],'LineStyle','none')

fill([0.000772277227722772 0.000772277227722772 0.000787128712871287 0.000787128712871287],[0.00117326732673267 0.00118811881188119 0.00118811881188119 0.00117326732673267],[0.8,0.7,0.4],'LineStyle','none')

fill([0.000430693069306931 0.000430693069306931 0.000445544554455446 0.000445544554455446],[0.00118811881188119 0.0012029702970297 0.0012029702970297 0.00118811881188119],[0.8,0.7,0.4],'LineStyle','none')

fill([0.000668316831683168 0.000668316831683168 0.000683168316831683 0.000683168316831683],[0.00118811881188119 0.0012029702970297 0.0012029702970297 0.00118811881188119],[0.8,0.7,0.4],'LineStyle','none')

fill([0.000683168316831683 0.000683168316831683 0.000698019801980198 0.000698019801980198],[0.00118811881188119 0.0012029702970297 0.0012029702970297 0.00118811881188119],[0.8,0.7,0.4],'LineStyle','none')

fill([0.000698019801980198 0.000698019801980198 0.000712871287128713 0.000712871287128713],[0.00118811881188119 0.0012029702970297 0.0012029702970297 0.00118811881188119],[0.8,0.7,0.4],'LineStyle','none')

fill([0.000712871287128713 0.000712871287128713 0.000727722772277228 0.000727722772277228],[0.00118811881188119 0.0012029702970297 0.0012029702970297 0.00118811881188119],[0.8,0.7,0.4],'LineStyle','none')

fill([0.000430693069306931 0.000430693069306931 0.000445544554455446 0.000445544554455446],[0.0012029702970297 0.00121782178217822 0.00121782178217822 0.0012029702970297],[0.8,0.7,0.4],'LineStyle','none')

fill([0.000608910891089109 0.000608910891089109 0.000623762376237624 0.000623762376237624],[0.0012029702970297 0.00121782178217822 0.00121782178217822 0.0012029702970297],[0.8,0.7,0.4],'LineStyle','none')

fill([0.000623762376237624 0.000623762376237624 0.000638613861386139 0.000638613861386139],[0.0012029702970297 0.00121782178217822 0.00121782178217822 0.0012029702970297],[0.8,0.7,0.4],'LineStyle','none')

fill([0.000638613861386139 0.000638613861386139 0.000653465346534653 0.000653465346534653],[0.0012029702970297 0.00121782178217822 0.00121782178217822 0.0012029702970297],[0.8,0.7,0.4],'LineStyle','none')

fill([0.000653465346534653 0.000653465346534653 0.000668316831683168 0.000668316831683168],[0.0012029702970297 0.00121782178217822 0.00121782178217822 0.0012029702970297],[0.8,0.7,0.4],'LineStyle','none')

fill([0.000430693069306931 0.000430693069306931 0.000445544554455446 0.000445544554455446],[0.00121782178217822 0.00123267326732673 0.00123267326732673 0.00121782178217822],[0.8,0.7,0.4],'LineStyle','none')

fill([0.000564356435643564 0.000564356435643564 0.000579207920792079 0.000579207920792079],[0.00121782178217822 0.00123267326732673 0.00123267326732673 0.00121782178217822],[0.8,0.7,0.4],'LineStyle','none')

fill([0.000579207920792079 0.000579207920792079 0.000594059405940594 0.000594059405940594],[0.00121782178217822 0.00123267326732673 0.00123267326732673 0.00121782178217822],[0.8,0.7,0.4],'LineStyle','none')

fill([0.000594059405940594 0.000594059405940594 0.000608910891089109 0.000608910891089109],[0.00121782178217822 0.00123267326732673 0.00123267326732673 0.00121782178217822],[0.8,0.7,0.4],'LineStyle','none')

fill([0.000445544554455446 0.000445544554455446 0.00046039603960396 0.00046039603960396],[0.00123267326732673 0.00124752475247525 0.00124752475247525 0.00123267326732673],[0.8,0.7,0.4],'LineStyle','none')

fill([0.000504950495049505 0.000504950495049505 0.00051980198019802 0.00051980198019802],[0.00123267326732673 0.00124752475247525 0.00124752475247525 0.00123267326732673],[0.8,0.7,0.4],'LineStyle','none')

fill([0.00051980198019802 0.00051980198019802 0.000534653465346535 0.000534653465346535],[0.00123267326732673 0.00124752475247525 0.00124752475247525 0.00123267326732673],[0.8,0.7,0.4],'LineStyle','none')

fill([0.000534653465346535 0.000534653465346535 0.000549504950495049 0.000549504950495049],[0.00123267326732673 0.00124752475247525 0.00124752475247525 0.00123267326732673],[0.8,0.7,0.4],'LineStyle','none')

fill([0.000549504950495049 0.000549504950495049 0.000564356435643564 0.000564356435643564],[0.00123267326732673 0.00124752475247525 0.00124752475247525 0.00123267326732673],[0.8,0.7,0.4],'LineStyle','none')

fill([0.000445544554455446 0.000445544554455446 0.00046039603960396 0.00046039603960396],[0.00124752475247525 0.00126237623762376 0.00126237623762376 0.00124752475247525],[0.8,0.7,0.4],'LineStyle','none')

fill([0.00046039603960396 0.00046039603960396 0.000475247524752475 0.000475247524752475],[0.00124752475247525 0.00126237623762376 0.00126237623762376 0.00124752475247525],[0.8,0.7,0.4],'LineStyle','none')

fill([0.000475247524752475 0.000475247524752475 0.00049009900990099 0.00049009900990099],[0.00124752475247525 0.00126237623762376 0.00126237623762376 0.00124752475247525],[0.8,0.7,0.4],'LineStyle','none')

fill([0.00049009900990099 0.00049009900990099 0.000504950495049505 0.000504950495049505],[0.00124752475247525 0.00126237623762376 0.00126237623762376 0.00124752475247525],[0.8,0.7,0.4],'LineStyle','none')
